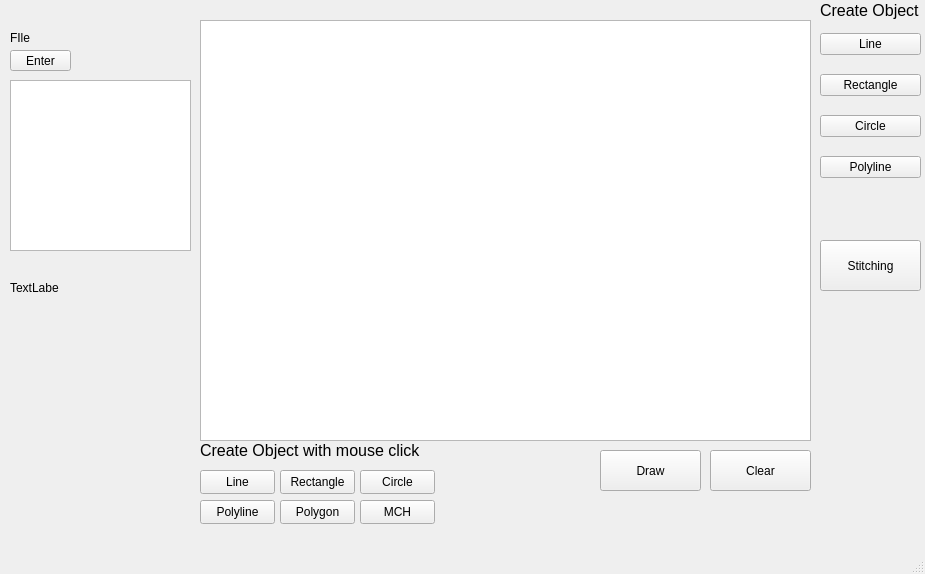
<?xml version="1.0" encoding="UTF-8"?>
<ui version="4.0">
 <class>MainWindow</class>
 <widget class="QMainWindow" name="MainWindow">
  <property name="geometry">
   <rect>
    <x>0</x>
    <y>0</y>
    <width>925</width>
    <height>574</height>
   </rect>
  </property>
  <property name="windowTitle">
   <string>MainWindow</string>
  </property>
  <widget class="QWidget" name="centralwidget">
   <widget class="QPushButton" name="btnDraw">
    <property name="geometry">
     <rect>
      <x>600</x>
      <y>450</y>
      <width>101</width>
      <height>41</height>
     </rect>
    </property>
    <property name="text">
     <string>Draw</string>
    </property>
   </widget>
   <widget class="QPushButton" name="btnEnter">
    <property name="geometry">
     <rect>
      <x>10</x>
      <y>50</y>
      <width>61</width>
      <height>21</height>
     </rect>
    </property>
    <property name="text">
     <string>Enter</string>
    </property>
   </widget>
   <widget class="QLabel" name="label">
    <property name="geometry">
     <rect>
      <x>10</x>
      <y>30</y>
      <width>48</width>
      <height>16</height>
     </rect>
    </property>
    <property name="text">
     <string>FIle</string>
    </property>
   </widget>
   <widget class="QGraphicsView" name="graphicsView">
    <property name="geometry">
     <rect>
      <x>200</x>
      <y>20</y>
      <width>611</width>
      <height>421</height>
     </rect>
    </property>
   </widget>
   <widget class="QLabel" name="CreateObject">
    <property name="geometry">
     <rect>
      <x>820</x>
      <y>0</y>
      <width>101</width>
      <height>21</height>
     </rect>
    </property>
    <property name="text">
     <string>&lt;html&gt;&lt;head/&gt;&lt;body&gt;&lt;p align=&quot;justify&quot;&gt;&lt;span style=&quot; font-size:12pt;&quot;&gt;Create Object&lt;/span&gt;&lt;/p&gt;&lt;/body&gt;&lt;/html&gt;</string>
    </property>
   </widget>
   <widget class="QWidget" name="layoutWidget">
    <property name="geometry">
     <rect>
      <x>820</x>
      <y>20</y>
      <width>101</width>
      <height>171</height>
     </rect>
    </property>
    <layout class="QVBoxLayout" name="verticalLayout">
     <item>
      <widget class="QPushButton" name="btnCreateLine">
       <property name="text">
        <string>Line</string>
       </property>
      </widget>
     </item>
     <item>
      <widget class="QPushButton" name="btnCreateRectangle">
       <property name="text">
        <string>Rectangle</string>
       </property>
      </widget>
     </item>
     <item>
      <widget class="QPushButton" name="btnCreateCircle">
       <property name="text">
        <string>Circle</string>
       </property>
      </widget>
     </item>
     <item>
      <widget class="QPushButton" name="btnCreatePolyline">
       <property name="text">
        <string>Polyline</string>
       </property>
      </widget>
     </item>
    </layout>
   </widget>
   <widget class="QListWidget" name="listWidget">
    <property name="geometry">
     <rect>
      <x>10</x>
      <y>80</y>
      <width>181</width>
      <height>171</height>
     </rect>
    </property>
   </widget>
   <widget class="QLabel" name="label_2">
    <property name="geometry">
     <rect>
      <x>200</x>
      <y>440</y>
      <width>221</width>
      <height>21</height>
     </rect>
    </property>
    <property name="text">
     <string>&lt;html&gt;&lt;head/&gt;&lt;body&gt;&lt;p&gt;&lt;span style=&quot; font-size:12pt;&quot;&gt;Create Object with mouse click &lt;/span&gt;&lt;/p&gt;&lt;/body&gt;&lt;/html&gt;</string>
    </property>
   </widget>
   <widget class="QPushButton" name="btnCreateLineWithClik">
    <property name="geometry">
     <rect>
      <x>200</x>
      <y>470</y>
      <width>75</width>
      <height>24</height>
     </rect>
    </property>
    <property name="text">
     <string>Line</string>
    </property>
   </widget>
   <widget class="QLabel" name="label_4">
    <property name="geometry">
     <rect>
      <x>10</x>
      <y>280</y>
      <width>49</width>
      <height>16</height>
     </rect>
    </property>
    <property name="text">
     <string>TextLabel</string>
    </property>
   </widget>
   <widget class="QPushButton" name="btnCreateCircleWithClick">
    <property name="geometry">
     <rect>
      <x>360</x>
      <y>470</y>
      <width>75</width>
      <height>24</height>
     </rect>
    </property>
    <property name="text">
     <string>Circle</string>
    </property>
   </widget>
   <widget class="QPushButton" name="btnCreatePolylineWithClick">
    <property name="geometry">
     <rect>
      <x>200</x>
      <y>500</y>
      <width>75</width>
      <height>24</height>
     </rect>
    </property>
    <property name="text">
     <string>Polyline</string>
    </property>
   </widget>
   <widget class="QPushButton" name="btnClearScene">
    <property name="geometry">
     <rect>
      <x>710</x>
      <y>450</y>
      <width>101</width>
      <height>41</height>
     </rect>
    </property>
    <property name="text">
     <string>Clear</string>
    </property>
   </widget>
   <widget class="QPushButton" name="btnCreateRectangleWithClick">
    <property name="geometry">
     <rect>
      <x>280</x>
      <y>470</y>
      <width>75</width>
      <height>24</height>
     </rect>
    </property>
    <property name="text">
     <string>Rectangle</string>
    </property>
   </widget>
   <widget class="QPushButton" name="btnCreatePolygonWithClick">
    <property name="geometry">
     <rect>
      <x>280</x>
      <y>500</y>
      <width>75</width>
      <height>24</height>
     </rect>
    </property>
    <property name="text">
     <string>Polygon</string>
    </property>
   </widget>
   <widget class="QPushButton" name="btnStitching">
    <property name="geometry">
     <rect>
      <x>820</x>
      <y>240</y>
      <width>101</width>
      <height>51</height>
     </rect>
    </property>
    <property name="text">
     <string>Stitching</string>
    </property>
   </widget>
   <widget class="QPushButton" name="btnCreateMCH">
    <property name="geometry">
     <rect>
      <x>360</x>
      <y>500</y>
      <width>75</width>
      <height>24</height>
     </rect>
    </property>
    <property name="text">
     <string>MCH</string>
    </property>
   </widget>
  </widget>
  <widget class="QMenuBar" name="menubar">
   <property name="geometry">
    <rect>
     <x>0</x>
     <y>0</y>
     <width>925</width>
     <height>22</height>
    </rect>
   </property>
  </widget>
  <widget class="QStatusBar" name="statusbar"/>
 </widget>
 <resources/>
 <connections/>
</ui>
